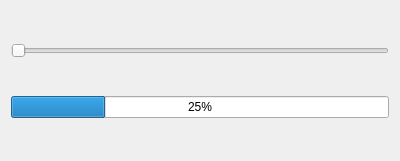
<?xml version="1.0" encoding="UTF-8"?>
<ui version="4.0">
 <class>Dialog</class>
 <widget class="QDialog" name="Dialog">
  <property name="geometry">
   <rect>
    <x>0</x>
    <y>0</y>
    <width>400</width>
    <height>161</height>
   </rect>
  </property>
  <property name="windowTitle">
   <string>Dialog</string>
  </property>
  <layout class="QVBoxLayout" name="verticalLayout">
   <item>
    <widget class="QSlider" name="horizontalSlider">
     <property name="orientation">
      <enum>Qt::Horizontal</enum>
     </property>
    </widget>
   </item>
   <item>
    <widget class="QProgressBar" name="progressBar">
     <property name="value">
      <number>25</number>
     </property>
     <property name="alignment">
      <set>Qt::AlignCenter</set>
     </property>
     <property name="textVisible">
      <bool>true</bool>
     </property>
     <property name="orientation">
      <enum>Qt::Horizontal</enum>
     </property>
     <property name="invertedAppearance">
      <bool>false</bool>
     </property>
     <property name="textDirection">
      <enum>QProgressBar::TopToBottom</enum>
     </property>
    </widget>
   </item>
  </layout>
 </widget>
 <layoutdefault spacing="6" margin="11"/>
 <resources/>
 <connections/>
</ui>
